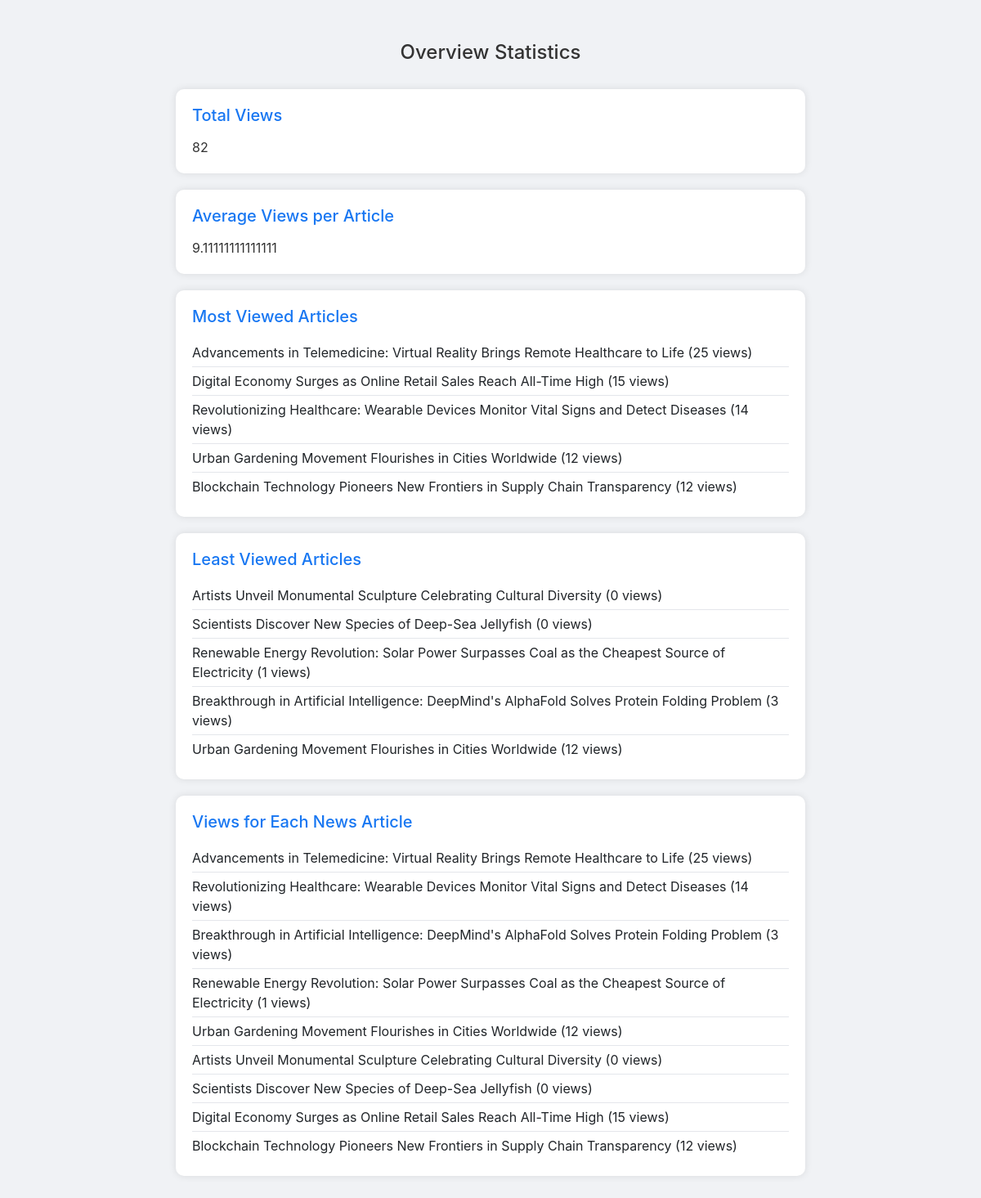
Page /news/statistics/ (signed in) on the earlier database version.
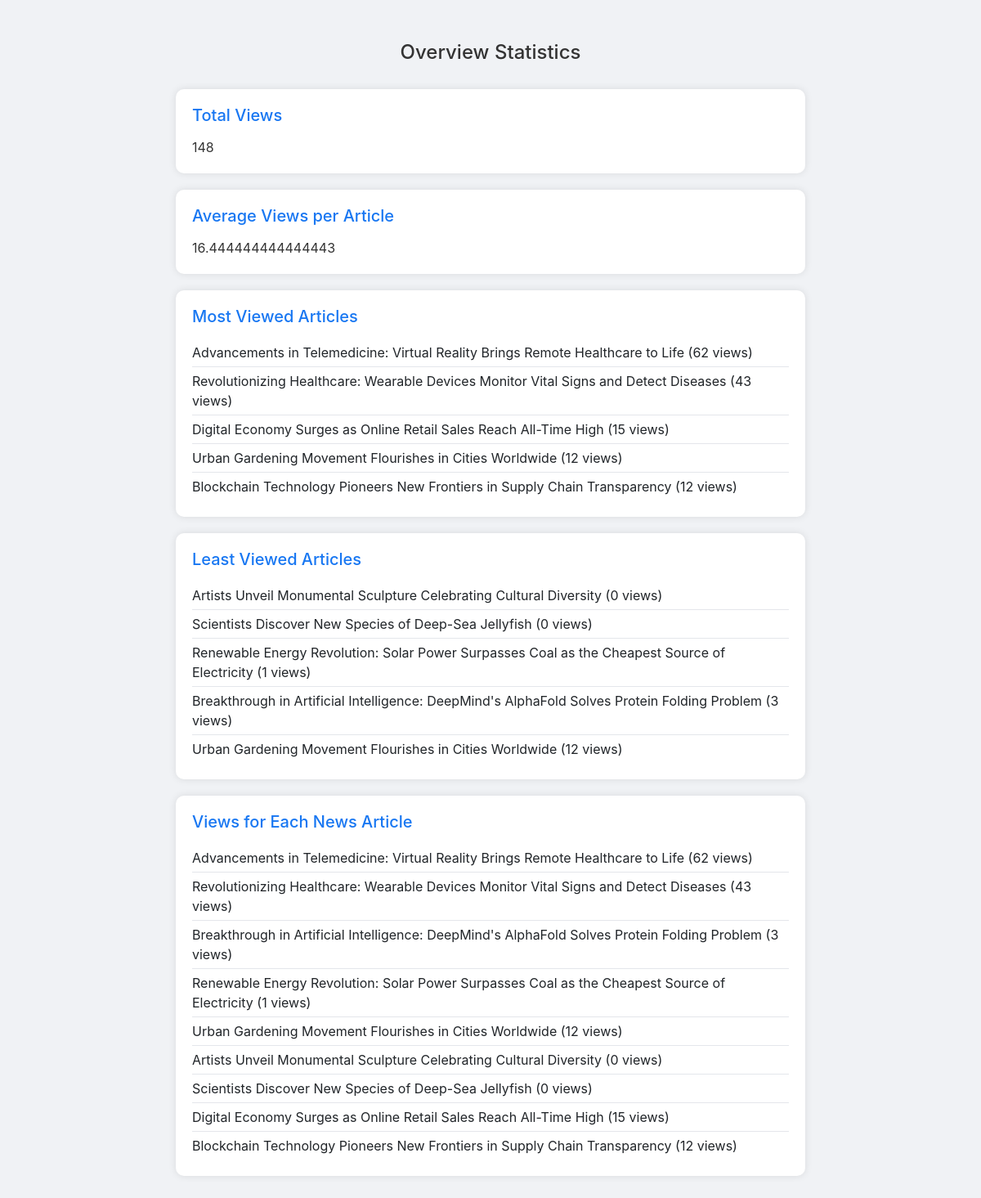
Same page on the later database version.
### main/models.py (models this page shows, shortened)
class News(models.Model):
    title = models.CharField(max_length=100)
    content = models.TextField()
    image = models.ImageField(upload_to='news_images/')  # For now I want to store images locally. Later on I can use S3Boto3Storage
    tags = models.ManyToManyField(Tag)
    views = models.IntegerField(default=0)
    likes = models.IntegerField(default=0)
    dislikes = models.IntegerField(default=0)

### main/statistics_views.py (the view)
# urls.py: path('news/statistics/', statistics_views.statistics, name='statistics'),
@login_required
def statistics(request):
    if not request.user.is_superuser:
        return render(request, 'permission_denied.html')
    total_views = News.objects.aggregate(total_views=Sum('views'))['total_views']
    average_views_per_article = News.objects.aggregate(average_views=Avg('views'))['average_views']
    most_viewed_articles = News.objects.order_by('-views')[:5]
    least_viewed_articles = News.objects.order_by('views')[:5]
    articles_views = {article.title: article.views for article in News.objects.all()}
    context = {
        'total_views': total_views,
        'average_views_per_article': average_views_per_article,
        'most_viewed_articles': most_viewed_articles,
        'least_viewed_articles': least_viewed_articles,
        'articles_views': articles_views,
    }
    return render(request, 'statistics.html', context)

### main/templates/statistics.html (shortened to what this page needs)
<!DOCTYPE html>
<html lang="en">
<head>
    <link href="https://stackpath.bootstrapcdn.com/bootstrap/4.5.2/css/bootstrap.min.css" rel="stylesheet">
</head>
<body>
    <div class="container">
        <h1 class="statistics-title">Overview Statistics</h1>
        <div class="statistics-card">
            <h2>Total Views</h2>
            <p>{{ total_views }}</p>
        </div>
        <div class="statistics-card">
            <h2>Average Views per Article</h2>
            <p>{{ average_views_per_article }}</p>
        </div>
        <div class="statistics-card">
            <h2>Most Viewed Articles</h2>
            <ul>
                {% for article in most_viewed_articles %}
                    <li>{{ article.title }} ({{ article.views }} views)</li>
                {% endfor %}
            </ul>
        </div>
        <div class="statistics-card">
            <h2>Least Viewed Articles</h2>
            <ul>
                {% for article in least_viewed_articles %}
                    <li>{{ article.title }} ({{ article.views }} views)</li>
                {% endfor %}
            </ul>
        </div>
        <div class="statistics-card">
            <h2>Views for Each News Article</h2>
            <ul>
                {% for title, views in articles_views.items %}
                    <li>{{ title }} ({{ views }} views)</li>
                {% endfor %}
            </ul>
        </div>
    </div>
</body>
</html>

Differences in the rows shown:
changed News "Advancements in Telemedicine: Virtual Reality Brings Remote Healthcare to Life": views "25" → "62"
changed News (number 2 of 9 on the later page): views "14" → "43"; moves up the list
Other differences:
{{ total_views }}: "82" → "148"
{{ average_views_per_article }}: "9.11111111111111" → "16.444444444444443"
new list line: "Advancements in Telemedicine: Virtual Reality Brings Remote Healthcare to Life"
new list line: "( 62 views)"
new list line: "Revolutionizing Healthcare: Wearable Devices Monitor Vital Signs and Detect Diseases"
new list line: "( 43 views)"
list line gone: "Advancements in Telemedicine: Virtual Reality Brings Remote Healthcare to Life"
list line gone: "( 25 views)"
list line gone: "Revolutionizing Healthcare: Wearable Devices Monitor Vital Signs and Detect Diseases"
list line gone: "( 14 views)"
